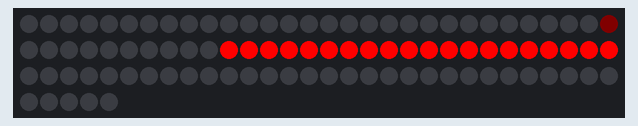
Bench run of a sketch on a simulated Arduino Uno, built with avr-gcc and run on an emulated ATmega328P. Parts: 95 RGB LEDs in strip order, left to right, continuing on the next row.

Above: at 1.1 s.

The sketch:

poster_led_1.ino
```cpp
#include <Adafruit_NeoPixel.h>
#ifdef __AVR__
  #include <avr/power.h>
#endif

#define PIN 6
#define NUMPIXELS 95 // Number of leds on strip


Adafruit_NeoPixel pixel = Adafruit_NeoPixel(NUMPIXELS, PIN, NEO_GRB + NEO_KHZ800);

void setup() {
  // This is for Trinket 5V 16MHz, you can remove these three lines if you are not using a Trinket
  #if defined (__AVR_ATtiny85__)
    if (F_CPU == 16000000) clock_prescale_set(clock_div_1);
  #endif
  // End of trinket special code


  pixel.begin();
  pixel.show(); // Initialize all pixels to 'off'
}


void loop() {
  // phase 1 lighting
  colorWipe(pixel.Color(5, 0, 0), 50, 29, 30); // Red

  // phase 2 lighting
  colorWipe(pixel.Color(255, 0, 0), 50, 40, 60); // Red

  // phase 3 lighting

}

// Fill the dots one after the other with a color
void colorWipe(uint32_t c, uint8_t wait, uint8_t pixelStart, uint8_t pixelEnd) {
  for(uint16_t i=pixelStart; i<pixelEnd; i++) {
    pixel.setPixelColor(i, c);
    pixel.show();
    delay(wait);
  }
}
```
